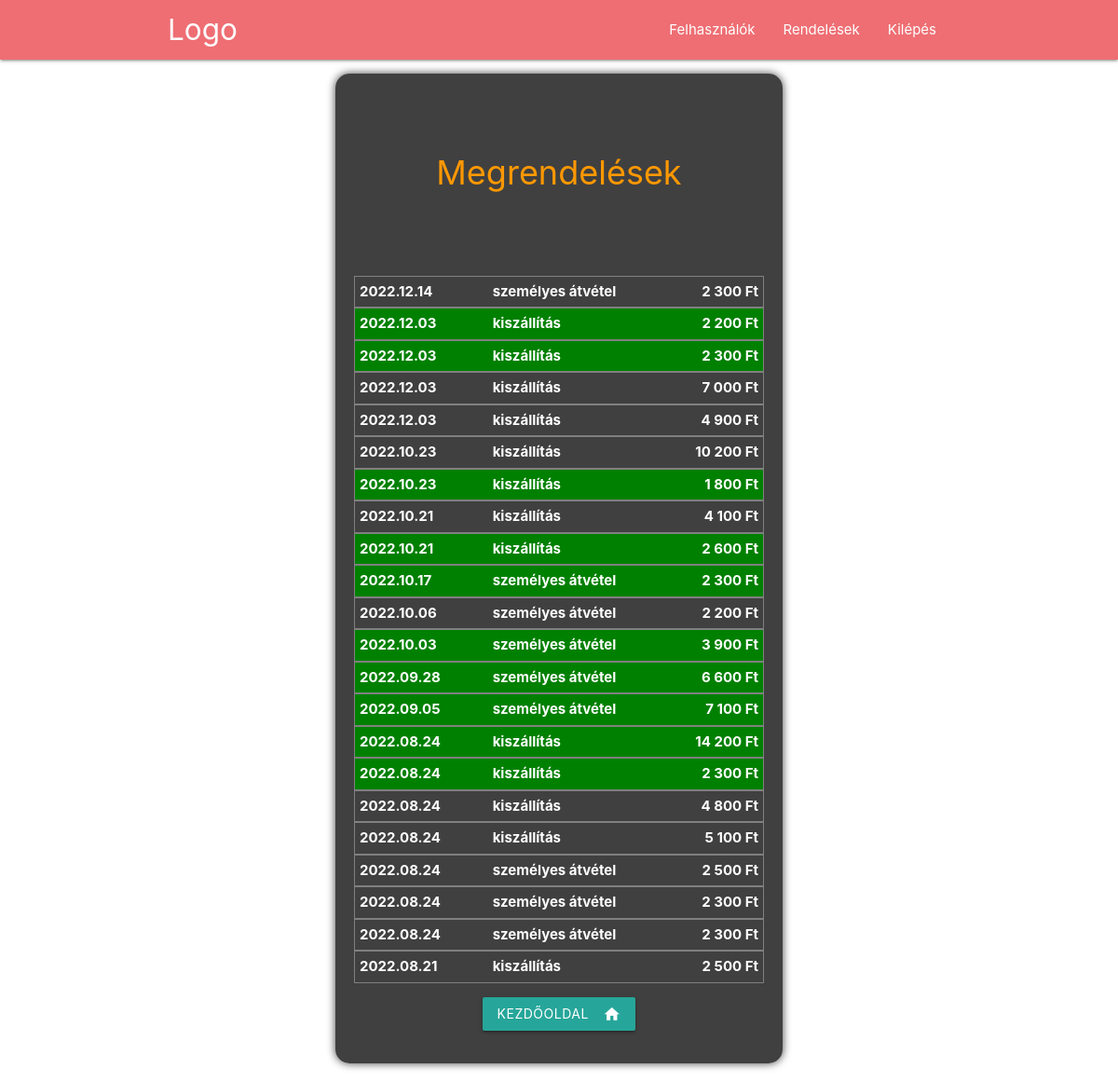
The app's page /pizzarendelo_bead/system_admin/orderlist (signed in) with its own data.
### tables this page shows
CREATE TABLE `orders` (
  `id` bigint(20) UNSIGNED NOT NULL,
  `user_id` bigint(20) UNSIGNED NOT NULL,
  `user_data` text DEFAULT NULL,
  `email` varchar(200) DEFAULT NULL,
  `shipping_price` int(11) NOT NULL,
  `delivery_method` varchar(30) DEFAULT NULL,
  `total` int(11) NOT NULL,
  `is_ready` int(11) NOT NULL DEFAULT 0,
  `created_at` timestamp NULL DEFAULT current_timestamp(),
  `updated_at` timestamp NULL DEFAULT NULL ON UPDATE current_timestamp()
);

### pizzarendelo_bead/includes/functions.php (called while the page is built, shortened)
<?php
function public_path($url = '')
{
    return DOCUMENT_ROOT.$url;
}

### pizzarendelo_bead/includes/template_parts.php (called while the page is built, shortened)
<?php
function amount($val)
{
    return number_format($val, 0, ' ', ' ').CURRENCY;
}

### pizzarendelo_bead/admin/orderlist.php (the view, shortened to what this page needs)
?><div class="section no-pad-bot" id="index-banner">
    <div class="container alpha-bg small-container">
        <br><br>
        <h1 class="header center orange-text">Megrendelések</h1>
        <br><br>
        <div class="row text-block">
            <div class="row">
                <?php
                    $szallmodok = ['kiszallitas' =>'kiszállítás','szemelyes' => 'személyes átvétel'];
$sql = mysqli_query($connection, "select * from orders order by created_at desc");
while ($adat=mysqli_fetch_object($sql)) {
    print '<a title="'.(($adat->is_ready) ? ' Elkészült' : 'Függőben').'" class="order-heading '.(($adat->is_ready) ? ' bg-success' : '').'" href="'.public_path('/system_admin/order-details/'.$adat->id).'">'.
    '<div>'.date('Y.m.d', strtotime($adat->created_at)).' </div> '.
    '<div>'.$szallmodok[$adat->delivery_method].'</div>'.
    '<div>'.amount($adat->total).'</div> </a>';
}
?>
                <div class="input-field col s12 text-center">
                    <a class="waves-effect waves-light btn"
                        href="<?php print public_path('/system_admin/dashboard') ?>"><i
                            class="material-icons right">home</i>Kezdőoldal</a>
                </div>
            </div>
        </div>
    </div>
</div>

### pizzarendelo_bead/admin/css/style.css (style rules this page uses)
h1 { font-size: 36px; }
.text-block { padding: 0px 20px !important; }
.alpha-bg { background-color: rgba(0, 0, 0, 0.75); border-radius: 15px; box-shadow: 0 0 10px rgba(0, 0, 0, 0.75); }
.alpha-bg * { color: white; }
.text-center { text-align: center !important; }
.small-container { width: 40%; }
.order-heading { border: 1px solid grey; padding: 5px; font-weight: bold; display: flex; }
.order-heading div { flex: 1; }
.order-heading div:last-child { text-align: right; }
.bg-success { background:green; }

### records on screen
orders: created_at "2022.12.14", delivery_method "személyes átvétel", total "2 300 Ft"
orders: created_at "2022.12.03", delivery_method "kiszállítás", total "2 200 Ft"
orders: created_at "2022.12.03", delivery_method "kiszállítás", total "2 300 Ft"
orders: created_at "2022.12.03", delivery_method "kiszállítás", total "7 000 Ft"
orders: created_at "2022.12.03", delivery_method "kiszállítás", total "4 900 Ft"
orders: created_at "2022.10.23", delivery_method "kiszállítás", total "10 200 Ft"
orders: created_at "2022.10.23", delivery_method "kiszállítás", total "1 800 Ft"
orders: created_at "2022.10.21", delivery_method "kiszállítás", total "4 100 Ft"
orders: created_at "2022.10.21", delivery_method "kiszállítás", total "2 600 Ft"
orders: created_at "2022.10.17", delivery_method "személyes átvétel", total "2 300 Ft"
orders: created_at "2022.10.06", delivery_method "személyes átvétel", total "2 200 Ft"
orders: created_at "2022.10.03", delivery_method "személyes átvétel", total "3 900 Ft"
orders: created_at "2022.09.28", delivery_method "személyes átvétel", total "6 600 Ft"
orders: created_at "2022.09.05", delivery_method "személyes átvétel", total "7 100 Ft"
orders: created_at "2022.08.24", delivery_method "kiszállítás", total "14 200 Ft"
orders: created_at "2022.08.24", delivery_method "kiszállítás", total "2 300 Ft"
orders: created_at "2022.08.24", delivery_method "kiszállítás", total "4 800 Ft"
orders: created_at "2022.08.24", delivery_method "kiszállítás", total "5 100 Ft"
orders: created_at "2022.08.24", delivery_method "személyes átvétel", total "2 500 Ft"
orders: created_at "2022.08.24", delivery_method "személyes átvétel", total "2 300 Ft"
orders: created_at "2022.08.24", delivery_method "személyes átvétel", total "2 300 Ft"
orders: created_at "2022.08.21", delivery_method "kiszállítás", total "2 500 Ft"
